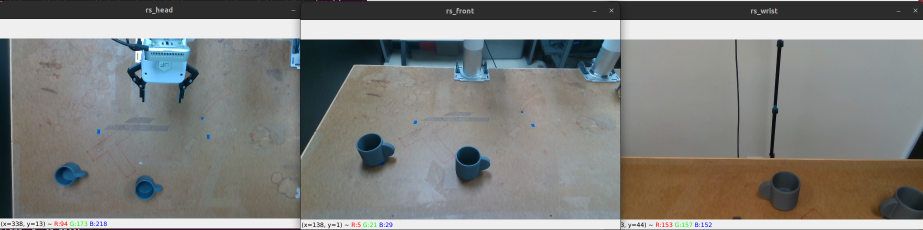
#> input picture data_collection/Visuals/Camera_Views.png, 1846 x 460 px (shown at 1/2 size); its folder holds only this picture in this run
$ python -i visualize_hdf5.py   (imports and definitions only)
#> lines starting #> are read from the running program, lines starting #| are printed output that depends on the picture
#!/usr/bin/env python3
"""
Universal HDF5 Episode Visualiser
=================================
• Detects images saved either channel-last (H,W,C) or channel-first (C,H,W)
  and their time-series variants (N, …).
• Supports colour (RGB / RGBA), grayscale and depth (uint16 or float32 metres).
• Keyboard controls:
      n / →   next frame
      p / ←   previous frame
      q / Esc quit current episode
• Requires: h5py, numpy, opencv-python
"""

import os, glob, math, sys
import cv2
import h5py
import numpy as np

# ─── Display layout ────────────────────────────────────────────────────────────
WIN_W, WIN_H = 640, 480      # size of each OpenCV window

# ─── Dataset helpers ───────────────────────────────────────────────────────────
# [19 lines left out: function looks_like_image, not called in this run]


def to_hwc(img):
    """Convert an image in any accepted layout to H×W×C (C∈{1,3})."""
    if img.ndim == 2:                  # gray / depth
        return img[..., None]          # add dummy channel
    if img.ndim == 3:
        if img.shape[0] in (1,3,4):    # CHW
            return img.transpose(1,2,0)
        return img                     # already HWC
    raise ValueError(f"Unsupported ndim {img.ndim}")


# [24 lines left out: function depth_viz, not called in this run]


def visualise(img):
    """Return a BGR image suitable for cv2.imshow()."""
    img = to_hwc(img)
    H, W, C = img.shape
#> H = 460; W = 1846; C = 3

    # depth?
    if C == 1 and (img.dtype == np.uint16 or np.issubdtype(img.dtype, np.floating)):
        return depth_viz(img)

    # grayscale
    if C == 1:
        view = img.astype(np.float32)
        if view.max() <= 1.0:       # normalise [0,1]→[0,255]
            view *= 255
        view = cv2.cvtColor(view.astype(np.uint8), cv2.COLOR_GRAY2BGR)
        return cv2.resize(view, (WIN_W, WIN_H))

    # colour (assume RGB / RGBA)
    if C == 4:                      # drop alpha
        img = img[..., :3]
    if np.issubdtype(img.dtype, np.floating) and img.max() <= 1.0:
        img = (img * 255).astype(np.uint8)
    view = cv2.cvtColor(img, cv2.COLOR_RGB2BGR)
#> view is the input picture: shape (460, 1846, 3); mean B, G, R 125.9, 128.5, 127.6
    return cv2.resize(view, (WIN_W, WIN_H))
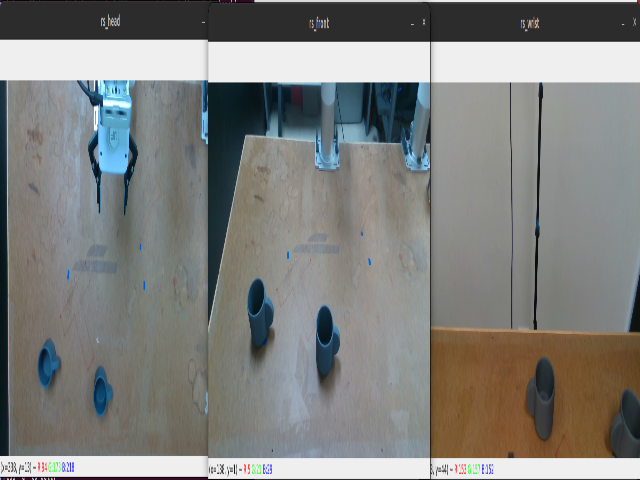
#> returned value: shape (480, 640, 3); mean of channels 0, 1, 2 125.8, 128.4, 127.5; drawn as B, G, R


# ─── Main visualiser logic ─────────────────────────────────────────────────────
# [75 lines left out: functions gather_datasets, show_episode, grid_positions, main, not called in this run]


# [2 lines not run here, left out]

>>> import cv2
>>> picture = cv2.cvtColor(cv2.imread('../../../../../data_collection/Visuals/Camera_Views.png'), cv2.COLOR_BGR2RGB)
>>> result = visualise(picture)
